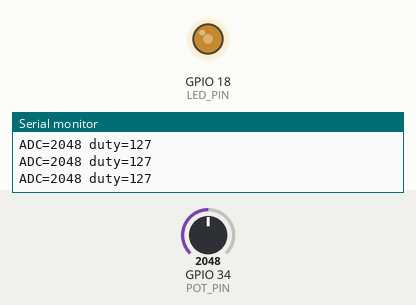
A sketch run on a simulated ESP32. On the bench: output pins drawn as LEDs (lit = HIGH), the last lines printed to the serial monitor. Inputs (shaded band) come from the test bench; at power-on: GPIO 34 (POT_PIN) = 2048 (analog values on the 0–4095 scale).

Above: at 1.2 s.
1.3 s: GPIO 34 (POT_PIN) set to 2866
At 2.5 s:
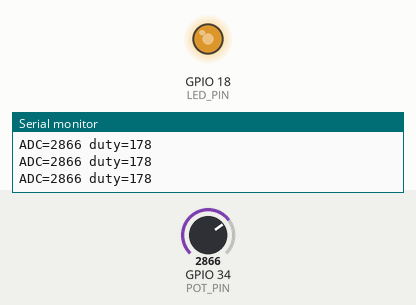
2.8 s: GPIO 34 (POT_PIN) set to 3603
At 3.9 s:
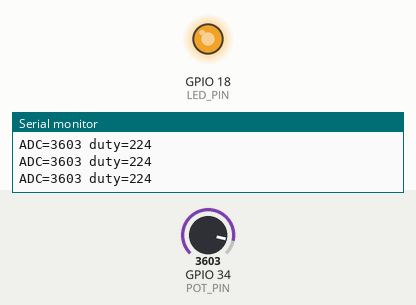
4.3 s: GPIO 34 (POT_PIN) set to 491
At 5.4 s:
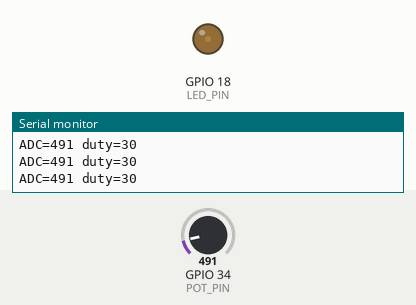
5.8 s: GPIO 34 (POT_PIN) set to 0
At 6.8 s:
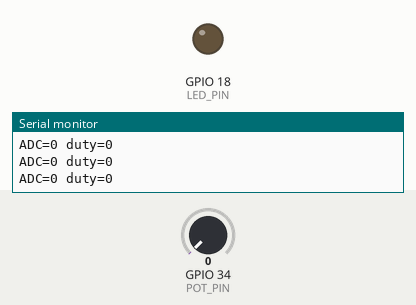
7.3 s: GPIO 34 (POT_PIN) set to 2047
At 8.1 s:
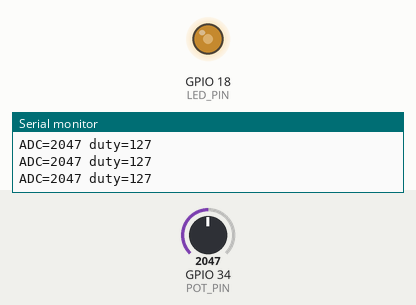
Timing chart, 0 to 9.8 s (numbered marks = the images above; inputs shaded):
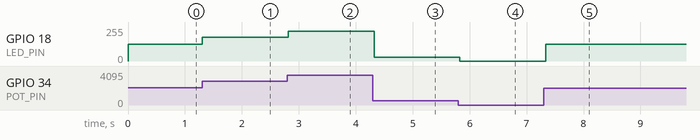

Measured:
- after the input at 1.3 s, GPIO 18 (LED_PIN): 127/255 → 177/255 at once
- after the input at 2.8 s, GPIO 18 (LED_PIN): 177/255 → 223/255 at once
- after the input at 4.3 s, GPIO 18 (LED_PIN): 223/255 → 30/255 at once
- after the input at 5.8 s, GPIO 18 (LED_PIN): 30/255 → 0/255 at once
- after the input at 7.3 s, GPIO 18 (LED_PIN): 0/255 → 127/255 at once

The sketch:

day_21_week_3_mini_project_potentiometer_contro.ino
```cpp
// Day 21: Potentiometer-controlled LED brightness.
// Pot wiper -> GPIO 34; outer legs -> 3V3 and GND.
// LED anode -> resistor -> GPIO 18; cathode -> GND.
const int POT_PIN = 34;
const int LED_PIN = 18;
void setup() {
  Serial.begin(115200);
  analogReadResolution(12);
  if (!ledcAttach(LED_PIN, 5000, 8)) {
    Serial.println("LEDC attach failed.");
    while (true) delay(1000);
  }
}
void loop() {
  int raw = analogRead(POT_PIN);
  int duty = map(raw, 0, 4095, 0, 255);
  ledcWrite(LED_PIN, duty);
  Serial.print("ADC="); Serial.print(raw);
  Serial.print(" duty="); Serial.println(duty);
  delay(50);
}
```
